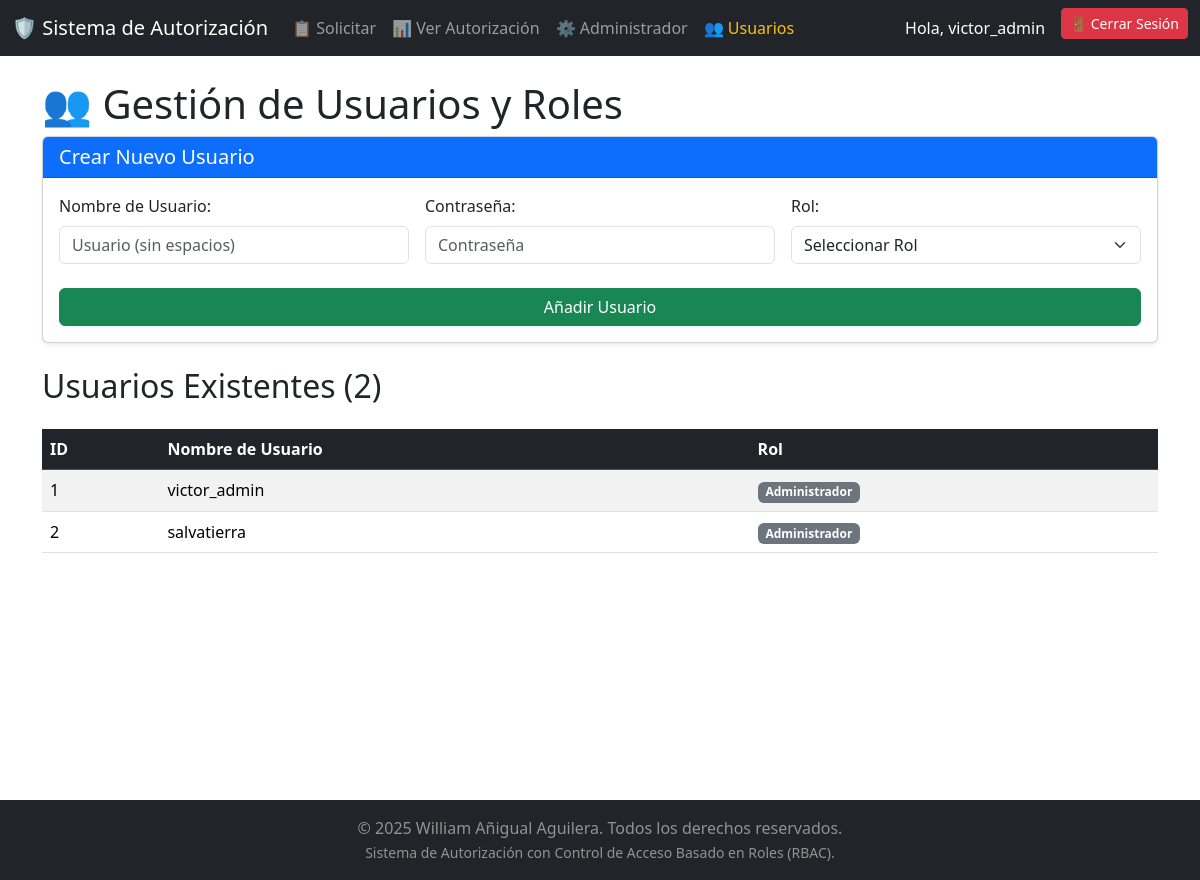
The page /gestionar_usuarios (signed in) on the database as committed earlier.
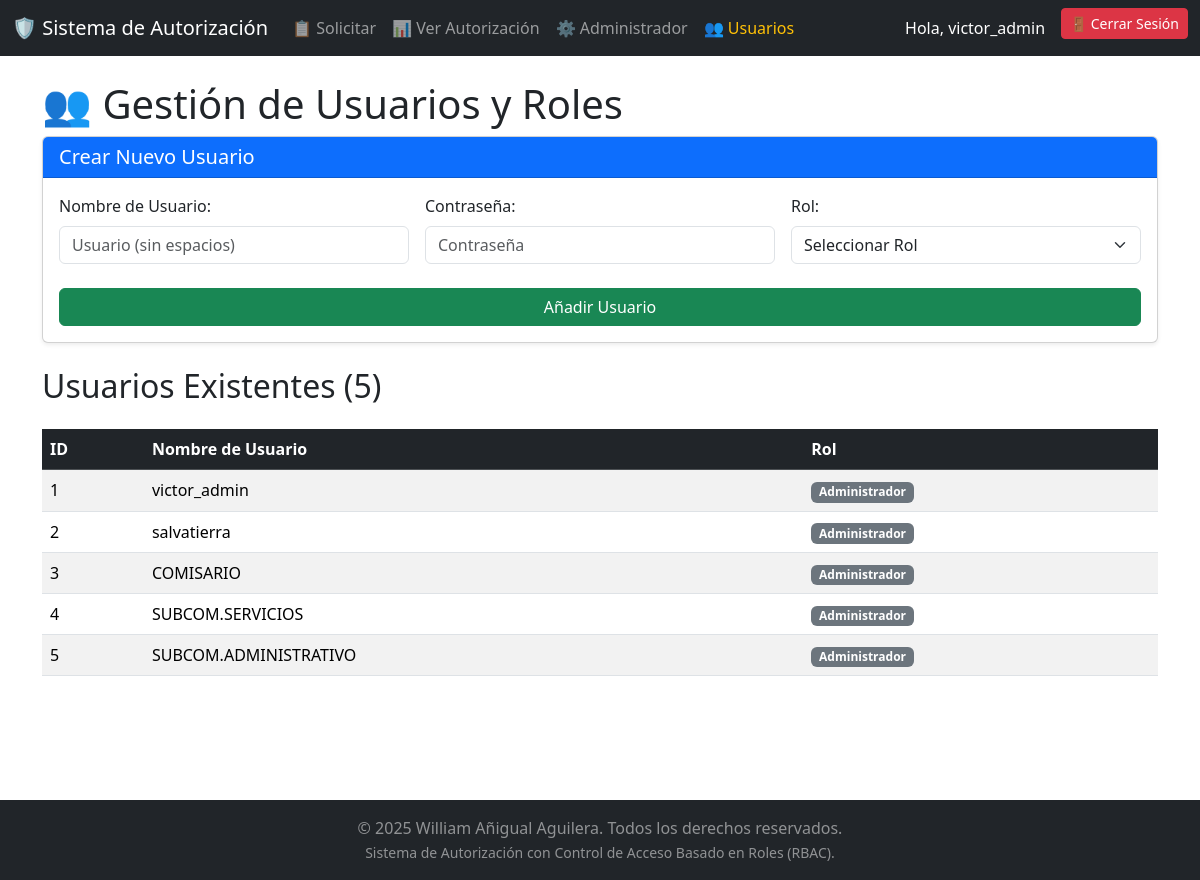
The same page on the database as committed later.
### app.py (models this page shows, shortened)
class Usuario(UserMixin, db.Model):
    id = db.Column(db.Integer, primary_key=True)
    username = db.Column(db.String(80), unique=True, nullable=False)
    password_hash = db.Column(db.String(128))
    rol = db.Column(db.String(80), nullable=False)

### app.py (the view, shortened to what this page needs)
@app.route('/gestionar_usuarios', methods=['GET', 'POST'])
@login_required
def gestionar_usuarios():
    if not tiene_permiso("gestionar_usuarios"):
         return "Acceso Denegado. No tienes permiso para gestionar usuarios.", 403
    usuarios_existentes = Usuario.query.all()
    roles_disponibles = sorted(ROLES.keys())
    return render_template('gestionar_usuarios.html',
                           usuarios=usuarios_existentes,
                           roles=roles_disponibles,
                           current_user=current_user)

### app.py (called while the page is built)
@login_manager.user_loader
def load_user(user_id):
    return Usuario.query.get(int(user_id))

def tiene_permiso(permiso_requerido):
    if not current_user.is_authenticated:
        return False
    rol_del_usuario = current_user.rol
    permisos_del_rol = ROLES.get(rol_del_usuario, [])
    return permiso_requerido in permisos_del_rol

### templates/gestionar_usuarios.html (shortened to what the changed rows need)
<!DOCTYPE html>
<html lang="es">
<head>
    <link href="https://cdn.jsdelivr.net/npm/bootstrap@5.3.3/dist/css/bootstrap.min.css"
          rel="stylesheet">
    <link rel="stylesheet" href="{{ url_for('static', filename='styles.css') }}">
</head>
<body>
    <div class="wrapper">
        <nav class="navbar navbar-expand-lg navbar-dark bg-dark">
            <div class="container-fluid">
                <div class="collapse navbar-collapse" id="navbarNav">
                    <ul class="navbar-nav">
                        {% if current_user.is_authenticated %}
                        <li class="nav-item"><span class="nav-link text-white">Hola, {{ current_user.username }}</span></li>
                        <li class="nav-item"><a class="btn btn-danger btn-sm ms-2" href="/logout">🚪 Cerrar Sesión</a></li>
                        {% else %}
                        <li class="nav-item"><a class="btn btn-success btn-sm" href="/login">🔑 Iniciar Sesión</a></li>
                        {% endif %}
                    </ul>
                </div>
            </div>
        </nav>
        <div class="content container py-4">
            <h1>👥 Gestión de Usuarios y Roles</h1>
            <div class="card mb-4 shadow-sm">
                <div class="card-header bg-primary text-white">
                </div>
                <div class="card-body">
                </div>
            </div>
            <h2 class="mt-4">Usuarios Existentes ({{ usuarios | length }})</h2>
            <div class="table-responsive">
                <table class="table table-striped table-hover mt-3">
                    <thead class="table-dark">
                        <tr>
                            <th>ID</th>
                            <th>Nombre de Usuario</th>
                            <th>Rol</th>
                        </tr>
                    </thead>
                    <tbody>
                        {% for user in usuarios %}
                        <tr>
                            <td>{{ user.id }}</td>
                            <td>{{ user.username }}</td>
                            <td><span class="badge bg-secondary">{{ user.rol }}</span></td>
                        </tr>
                        {% endfor %}
                    </tbody>
                </table>
            </div>
        </div>
    </div> {% include 'footer.html' %}
</body>
</html>

Rows that differ between the two databases and show on the page:
added Usuario: id "3", username "COMISARIO", rol "Administrador"
added Usuario: id "4", username "SUBCOM.SERVICIOS", rol "Administrador"
added Usuario: id "5", username "SUBCOM.ADMINISTRATIVO", rol "Administrador"
Other text that changed with them:
{{ usuarios | length }}: "2" → "5"
